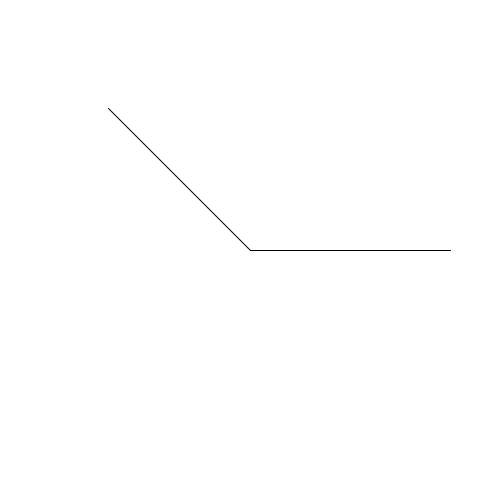
Frame 1 (no input)
Frame 60 (the mouse pressed at the canvas centre just before this capture): identical to frame 1, image omitted
Frame 120 (the mouse held since frame 60 and released just before this capture): blank canvas, image omitted

The Processing sketch that drew this single still picture (run headless with seeded random() and noise(); from frame 60 on, the mouse is pressed at the canvas centre):

// Processing sketch: realAngleBetween
// ── realAngleBetween.pde
PVector v = new PVector(200,0);

void setup(){
  size(500,500);
}

void draw(){
  background(255);
  translate(250,250);
  line(0,0,v.x,v.y);
  PVector m = new PVector(mouseX-250,mouseY-250).setMag(200);
  line(0,0,m.x,m.y);
  println(realAngleBetween(m,v));
}

float realAngleBetween(PVector a, PVector b){
  float aAngle = atan(a.y/a.x);
  if(a.x<0 && a.y>0){
    aAngle=abs(aAngle+PI);
  }
  if(a.x<0 && a.y<0){
    aAngle+=PI;
  }
  if(a.x>0 && a.y<0){
    aAngle=abs(aAngle+TWO_PI);
  }
  
  float bAngle = atan(b.y/b.x);
  if(b.x<0 && b.y>0){
    bAngle=abs(bAngle+PI);
  }
  if(b.x<0 && b.y<0){
    bAngle+=PI;
  }
  if(b.x>0 && b.y<0){
    bAngle=abs(bAngle+TWO_PI);
  }
  
  return (aAngle-bAngle+TWO_PI)%TWO_PI;
}

void mousePressed(){
  v = new PVector(mouseX-250, mouseY-250).setMag(200);
}
